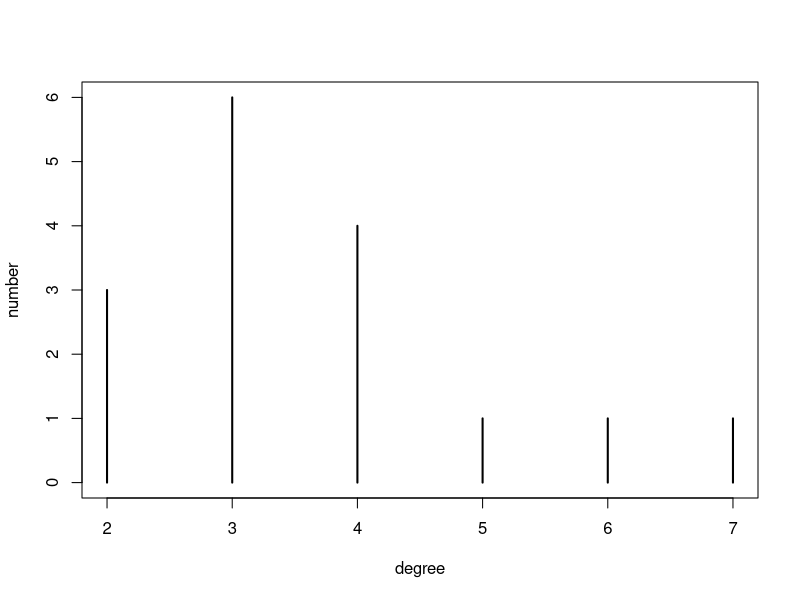

Recreate this plot in R. (Note: this script raises an error after producing the figure.)
#Importing and formatting adjacency matrices (Acton & Jasny, 2012; Butts, 2008)
#Comparing observed network structure to random graphs

# Set working directory
setwd("~/MethodsR/Statistical-Analysis-of-Networks")

# Install packages
install_package <- function(pkg){
  new.pkg <- pkg[!(pkg %in% installed.packages()[, "Package"])]
  if (length(new.pkg)) 
    install.packages(new.pkg, dependencies = TRUE)
  sapply(pkg, require, character.only = TRUE)
}

install_package(c(
  "dplyr",
  "igraph",
  "data.table",
  "RSiena",
  "network",
  "sna"
))

###############################
# High Tribe Example
###############################

#Read in data: HighTribe
HighTribe <- read.table('./Data/RedHighlandTribes.txt')
HighTribePos <- HighTribe[1:16,] #all columns, only rows from 1 to 16
rowSums(HighTribePos) #Nodal degrees
table(rowSums(HighTribePos)) #Degree distribution

# Plotting degree distribution:
plot(table(rowSums(HighTribePos)), ylab='number',xlab='degree')

# Find the total number of ties
sum(HighTribePos)/2

# Plotting network:
HighNet <- as.network(HighTribePos, directed= FALSE)
plot(HighNet)

# Calculating Density
n <- dim(HighTribePos)
sum(HighTribePos)/(n*(n-1)) #24% of all possible ties exist in the network

gden(HighNet) #Easy function to find density from SNA package

# Geodesic distances 
Distances <- geodist(HighNet)
Distances$gdist #Print geodesic matrix
Distances$counts #of geodecis
table( Distances$gdist[ lower.tri(Distances$gdist)] ) #To tabulate:
plot(table( Distances$gdist[ lower.tri(Distances$gdist) ] ) ) #Plot

# Triad (SNA used mode ='graph' OR 'di-graph' where Network uses T/F for directed.)
# For any three nodes in the network, it can either have 0-3 ties.
tricen <- triad.census(HighNet) #not telling the function that it's undirected
tricen <- triad.census(HighNet, mode='graph')
tricen[4]*3/(tricen[3]+3*(tricen[4])) #calculate the density of triads, roughly 63%
gtrans(HighNet) #easy function to compute above

# Dyad Census
dyad.census(HighNet) #not interesting since undirected

###############################
# Zachary Example
###############################

# Read in data: Zachary
Zachary <- read.table('./Data/zachary.txt')

# Plotting network:
aNet <- as.network(Zachary[1:34,] , directed= FALSE)
plot(aNet)
plot(table(rowSums(Zachary)),ylab='') #Plotting degree distribution:

gden(aNet) 

###############################
# s-50 data set Example
###############################
# Read in data and convert to matrix format
friend.data.w1 <- read.table("./Data/s50-network1.dat")
friendMat <- as.matrix(friend.data.w1)

plot(as.network(friendMat)) #Plotting network

# Calculate the ‘dyad census’
# Adding up the total number gives the number of directed pairs
#Transitive vs Cyclical traids
dyad.census(friendMat)
triad.census(friendMat) #Holland & Lienhart -> U=Up D=Down T=Transitive C=Cyclical
gden(friendMat)
plot(table(colSums(friendMat))) #in-degree distribution

# Create a random graph
g <- rgraph(50) #Not a meaninful comparison if it's exactly random, might be worth having same # of nodes and density
g <-rgraph(50, tprob= gden(friendMat))
class(g) #it's a matrix!
plot(as.network(g))
dyad.census(g)
triad.census(g)
gden(g)
plot(table(colSums(g))) #in-degree distribution

# Plot the two graphs side by side
g <-rgraph(50, m =10, tprob= gden(friendMat))
par(mfrow=c(1,2))
plot(as.network(g), main = 'Random Graph') #in-degree distribution
plot(as.network(friendMat), main = 'Friend Mat Graph') #in-degree distribution

# Comparing the graphs
# Random graph appears to look more dense than other graph
# More mutual ties in friendMat, so the random graph appears more dense

# Generating random graphs to observe more mutual ties
g <-rgraph(50, m =1000, tprob= gden(friendMat))
plot(dyad.census(g)[,1])
plot(triad.census(g)[,16])
